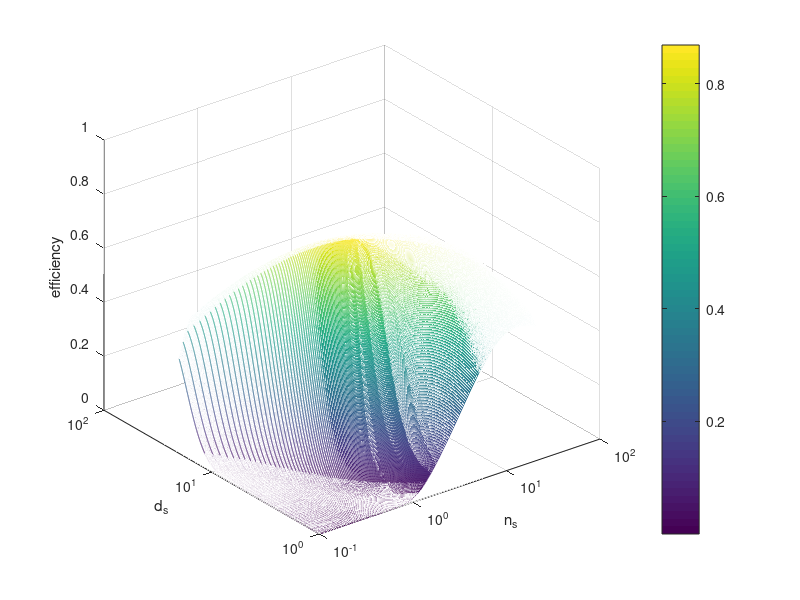

Here is the MATLAB script that generated this plot:
ns=0.1:0.01:20;
ds=1:0.01:20;

logds=log10(ds);
logns=log10(ns);

for i=1:length(logns)
    if logns(i)>1.3
        eff_max(i)=1.979*0.3773^logns(i);
    elseif logns(i)<-0.8
        eff_max(i)=1.462*3.516^logns(i);
    else
        eff_max(i)=0.868229+0.0215138*logns(i)-0.286446*logns(i)^2+0.385698*logns(i)^3-0.15606*logns(i)^4-0.268875*logns(i)^5+0.153681*logns(i)^6;
    end
end

for i=1:length(logns)
    if logns(i)>1.35
        middle(i)=0.0997;
%         x1=1.3;
%         slope=-0.408128+2*0.472169*x1-3*0.574357*x1^2-4*0.0481688*x1^3+5*0.451904*x1^4-6*0.19625*x1^5;
%         y1=0.524877-0.408128*x1+0.472169*x1^2-0.574357*x1^3-0.0481688*x1^4+0.451904*x1^5-0.19625*x1^6;
%         middle(i)=slope*(logns(i)-x1)+y1;
    elseif logns(i)<-0.8
middle(i)=-0.8563715456*logns(i)+0.54328550432;

%         x1=-0.8;
%         slope=-0.408128+2*0.472169*x1-3*0.574357*x1^2-4*0.0481688*x1^3+5*0.451904*x1^4-6*0.19625*x1^5;
%         y1=0.524877-0.408128*x1+0.472169*x1^2-0.574357*x1^3-0.0481688*x1^4+0.451904*x1^5-0.19625*x1^6;
%         middle(i)=slope*(logns(i)-x1)+y1;
    else
        middle(i)=0.524877-0.408128*logns(i)+0.472169*logns(i)^2-0.574357*logns(i)^3-0.0481688*logns(i)^4+0.451904*logns(i)^5-0.19625*logns(i)^6;
    end
end


for i=1:length(logns)
    if logns(i)>1
        stdeviation(i)=0.2592+0.2495*1-0.1288*1^2;
    elseif logns(i)<-0.09
        stdeviation(i)=0.2592+0.2495*-0.09-0.1288*(-0.09)^2;
    else
        stdeviation(i)=0.2592+0.2495*logns(i)-0.1288*logns(i)^2;
    end
end
% for i=1:length(logns)
%     if logns(i)>1.3
%         eff_max(i)=1.979*0.3773^logns(i);
%     elseif logns(i)<-0.8
%         eff_max(i)=1.462*3.516^logns(i);
%     else
%         eff_max(i)=0.868229+0.0215138*logns(i)-0.286446*logns(i)^2+0.385698*logns(i)^3-0.15606*logns(i)^4-0.268875*logns(i)^5+0.153681*logns(i)^6;
%     end
% end
% 
% for i=1:length(logns)
%     if logns(i)>1.35
%         middle(i)=0.0997;
%     elseif logns(i)<-0.8
%         middle(i)=-0.8563715456*logns(i)+0.54328550432;
% %         x1=-0.8;
% %         slope=-0.408128+2*0.472169*x1-3*0.574357*x1^2-4*0.0481688*x1^3+5*0.451904*x1^4-6*0.19625*x1^5;
% %         y1=0.524877-0.408128*x1+0.472169*x1^2-0.574357*x1^3-0.0481688*x1^4+0.451904*x1^5-0.19625*x1^6;
% %         middle(i)=slope*(logns(i)-x1)+y1;
%     else
%         middle(i)=0.524877-0.408128*logns(i)+0.472169*logns(i)^2-0.574357*logns(i)^3-0.0481688*logns(i)^4+0.451904*logns(i)^5-0.19625*logns(i)^6;
%     end
% end
% 
% for i=1:length(logns)
%     if logns(i)>1
%         stdeviation(i)=0.2592+0.2495*1-0.1288*1^2;
%     elseif logns(i)<-0.09
%         stdeviation(i)=0.2592+0.2495*-0.09-0.1288*(-0.09)^2;
%     else
%         stdeviation(i)=0.2592+0.2495*logns(i)-0.1288*logns(i)^2;
%     end
% end

lns=length(ns);
lds=length(ds);

efficiency=zeros(lds,lns);
for j=1:lds
    efficiency(j,:)=eff_max.*exp(-(logds(j)-middle).^2./stdeviation.^2);
end
figure

mesh(ns,ds,efficiency)
xlabel('n_s')
ylabel('d_s')
zlabel('efficiency')
colorbar
set(gca, 'YScale', 'log')
set(gca, 'XScale', 'log')
